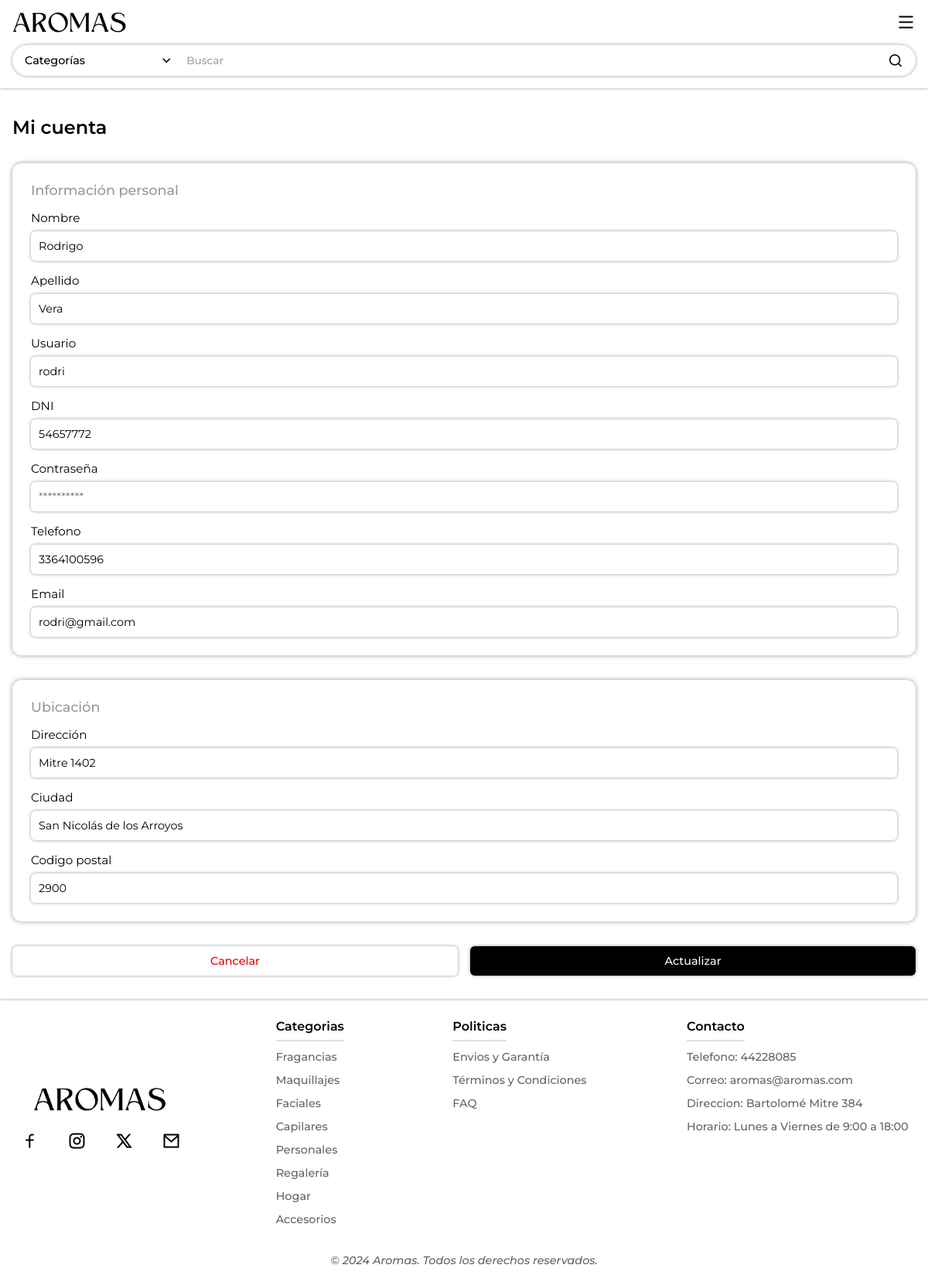
Screenshot of /php/cuenta.php (signed in) with the database file from the repository.
### tables this page shows
CREATE TABLE `usuarios` (
  `id` int(11) NOT NULL,
  `usuario` varchar(60) DEFAULT NULL,
  `nombre` varchar(50) NOT NULL,
  `apellido` varchar(50) NOT NULL,
  `dni` int(11) DEFAULT NULL,
  `email` varchar(60) DEFAULT NULL,
  `contraseña` varchar(255) DEFAULT NULL,
  `direccion` varchar(60) DEFAULT NULL,
  `telefono` varchar(20) DEFAULT NULL,
  `ciudad` varchar(60) DEFAULT NULL,
  `fecha_registro` timestamp NOT NULL DEFAULT current_timestamp(),
  `codigo_postal` varchar(8) DEFAULT NULL
);

### php/cuenta.php (the view, shortened to what this page needs)
<?php
        include 'db.php';
?>
<!DOCTYPE html>
<html lang="es">
<head>
    <link rel="stylesheet" href="../css/cuenta.css?v=<?php echo time(); ?>" />
    <link href="https://cdn.jsdelivr.net/npm/remixicon@4.3.0/fonts/remixicon.css" rel="stylesheet"/>
</head>
<body>
<?php include 'header.php'; ?>
<main>
<section class="info-cuenta">
    <h1>Mi cuenta</h1>
    <form action="cuenta.php" method="POST">
                <div class="personal">
                    <h2>Información personal</h2>
                    <div class="informacion-personal">
                        <?php
                            $userId = $_SESSION['user_id'];
                            $query = "SELECT * FROM usuarios WHERE id = $userId";
                            $result = $conn->query($query);
                            $user = $result->fetch_assoc();
                        ?>
                        <div class="items">
                            <label for="nombre">Nombre</label>
                            <input type="text" name="nombre" id="nombre" placeholder="Julio César" value="<?php echo $user['nombre']; ?>">
                        </div>
                        <div class="items">
                            <label for="apellidos">Apellido</label>
                            <input type="text" name="apellido" id="apellido" placeholder="Falcioni Capdevila" value="<?php echo $user['apellido']; ?>">
                        </div>
                        <div class="usuario items">
                            <label for="usuario">Usuario</label>
                            <input type="text" name="usuario" id="usuario" placeholder="Juliocesar" value="<?php echo $user['usuario']; ?>">
                        </div>
                        <div class="DNI items">
                            <label for="dni">DNI</label>
                            <input type="number" name="dni" id="dni" placeholder="12345678" value="<?php echo $user['dni']; ?>">
                        </div>
                        <div class="contraseña items">
                            <label for="contraseña">Contraseña</label>
                            <input type="password" name="contraseña" id="contraseña" placeholder="**********">
                        </div>
                        <div class="telefono items">
                            <label for="telefono">Telefono</label>
                            <input type="number" name="telefono" id="telefono" min="0" step="1" inputmode="numeric" placeholder="123456789" pattern="[0-9]*" oninput="this.value = this.value.replace(/[^0-9]/g, '')" value="<?php echo $user['telefono']; ?>">
                        </div>
                        <div class="email items">
                            <label for="email">Email</label>
                            <input type="email" name="email" id="email" placeholder="nombre@dominio.com" pattern="[a-zA-Z0-9!#$%&'*\/=?^_`\{\|\}~\+\-]([\.]?[a-zA-Z0-9!#$%&'*\/=?^_`\{\|\}~\+\-])+@[a-zA-Z0-9]([^@&%$\/\(\)=?¿!\.,:;]|\d)+[a-zA-Z0-9][\.][a-zA-Z]{2,4}([\.][a-zA-Z]{2})?" value="<?php echo $user['email']; ?>">
                        </div>
                    </div>
                </div>
                <div class="ubicacion">
                    <h2>Ubicación</h2>
                    <div class="informacion-ubicacion">
                        <div class="direccion items">
                            <label for="direccion">Dirección</label>
                            <input type="text" name="direccion" id="direccion" placeholder="Calle 123" value="<?php echo $user['direccion']; ?>">
                        </div>
                        <div class="ciudad items">
                            <label for="ciudad">Ciudad</label>
                            <input type="text" name="ciudad" id="ciudad" placeholder="Ramallo" value="<?php echo $user['ciudad']; ?>">
                        </div>
                        <div class="codigo-postal items">
                            <label for="codigo-postal">Codigo postal</label>
                            <input type="number" name="codigo-postal" id="codigo-postal" placeholder="12345" min="0" step="1" inputmode="numeric" pattern="[0-9]*" oninput="this.value = this.value.replace(/[^0-9]/g, '')" value="<?php echo $user['codigo_postal']; ?>">
                        </div>
                    </div>
                </div>
                <div class="botones">
                    <div class="btn-juntos">
                        <button type="reset" class="cancelar">Cancelar</button>
                        <button type="submit" name="actualizar">Actualizar</button>
                    </div>
                </div>
    </form>
</section>
</main>
<?php include 'footer.php'; ?>
</body>
</html>

### css/cuenta.css (style rules this page uses)
body { display: grid; min-height: 100dvh; grid-template-rows: auto 1fr auto; }
main { padding: 78px 8rem 0; }
.info-cuenta { margin-bottom: 2rem; }
.info-cuenta h1 { margin: 2rem 0; font-weight: 600; }
form h2 { margin: 0 0 1rem; font-size: 1.1rem; font-weight: 500; color: rgba(128, 128, 128, 0.81); }
.items { display: flex; flex-direction: column; gap: .5rem; }
.items label { font-size: 1.1rem; }
.informacion-personal { display: grid; grid-template-columns: 1fr 1fr; gap: 1rem; }
.personal { box-shadow: 0 0 6px rgba(0, 0, 0, 0.4); border-radius: 12px; padding: 1.5rem; margin-bottom: 2rem; }
.informacion-ubicacion { display: grid; grid-template-columns: 1fr 1fr; gap: 1rem; }
.ubicacion { box-shadow: 0 0 6px rgba(0, 0, 0, 0.4); border-radius: 12px; padding: 1.5rem; }
.direccion { grid-column-start: 1; grid-column-end: 3; }
.botones { display: flex; gap: 1rem; margin-top: 1rem; justify-content: end; }
.btn-juntos { display: grid; grid-template-columns: 1fr 1fr; gap: 1rem; width: 100%; }
.info-cuenta label { font-size: .95rem; font-weight: 400; }
.info-cuenta input { font-size: .9rem; padding: 10px; font-weight: 400; border: none; border-radius: 6px; box-shadow: 0 0 4px rgba(0, 0, 0, 0.4); transition: .2s; }
input[type="number"] { -moz-appearance: textfield; }
.botones { display: flex; align-items: center; justify-content: space-between; flex-direction: column; }
.botones button { box-shadow: 0 0 3px rgba(0, 0, 0, 0.3); }
.botones button[type="submit"] { padding: 10px 40px; border: none; border-radius: 6px; font-weight: 500; color: white; font-size: .9rem; transition: .2s; cursor: pointer; box-shadow: 0 0 4px rgba(0, 0, 0, 0.4); background-color: black; }
.botones button[type="reset"] { padding: 10px 40px; border: none; border-radius: 6px; font-weight: 500; color: rgb(240, 0, 0); box-shadow: 0 0 4px rgba(0, 0, 0, 0.4); background-color: white; transition: .2s; cursor: pointer; font-size: .9rem; }
.email { grid-column: 1/3; }
@media screen and (max-width: 1250px) { main { padding: 118px 1rem 0; } }
@media screen and (max-width: 1250px) { .informacion-personal, .informacion-ubicacion { display: flex; flex-direction: column; } }

### css/header.css (style rules this page uses)
*, body, html { margin: 0; padding: 0; box-sizing: border-box; list-style-type: none; font-family: "Montserrat", sans-serif; text-decoration: none; }
button { background: none; border: none !important; }

### rows the page displays
usuarios: nombre "Rodrigo", apellido "Vera", usuario "rodri", dni "54657772", telefono "3364100596", email "rodri@gmail.com", direccion "Mitre 1402", ciudad "San Nicolás de los Arroyos", codigo-postal "2900"
